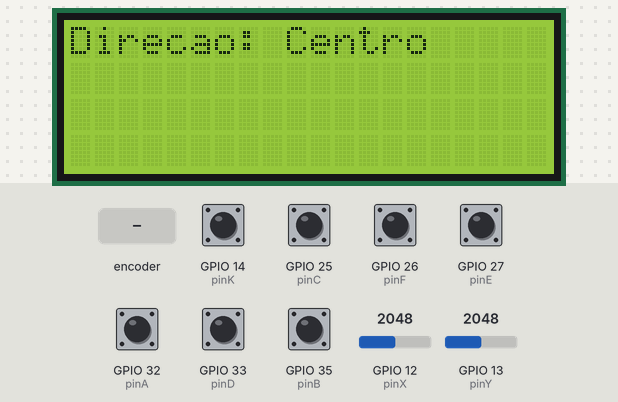
Bench run of a program on a simulated ESP32. Parts: 20×4 character LCD. Inputs (shaded band) come from the test bench; at power-on: GPIO 14 (pinK), GPIO 25 (pinC), GPIO 26 (pinF), GPIO 27 (pinE), GPIO 32 (pinA), GPIO 33 (pinD), GPIO 35 (pinB) HIGH, GPIO 12 (pinX) = 2048, GPIO 13 (pinY) = 2048. WiFi joins after 1.5 s; servers stay silent unless stated; no MQTT or app messages arrive unless stated; what the program prints to the serial monitor is not drawn.

Above: at 2.8 s.
2.9 s: GPIO 14 (pinK) pulled LOW for 0.15 s
At 5.7 s:
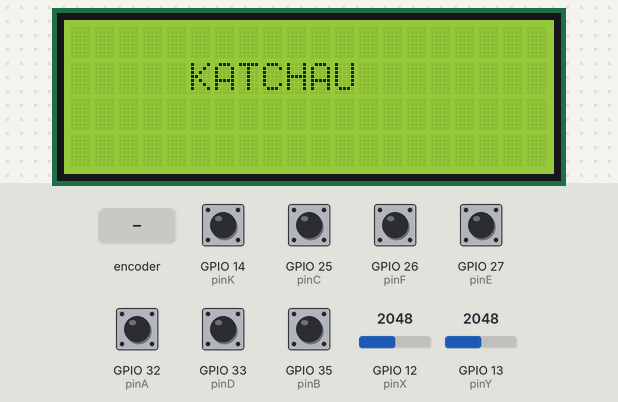
6.0 s: rotary encoder on GPIO 32 (pinA) / GPIO 35 (pinB) turned 1 step (first pin leading)
At 7.4 s:
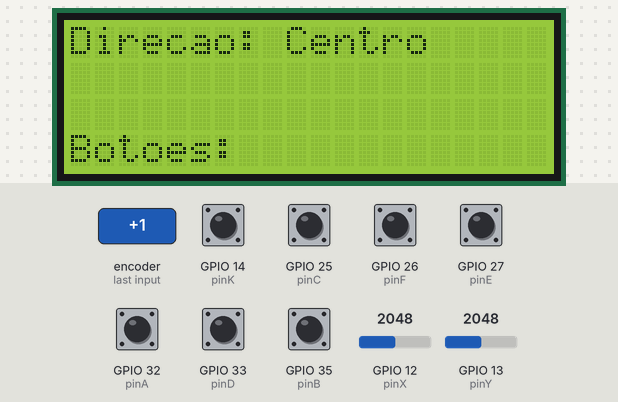
7.7 s: GPIO 25 (pinC) pulled LOW for 0.15 s
At 7.97 s:
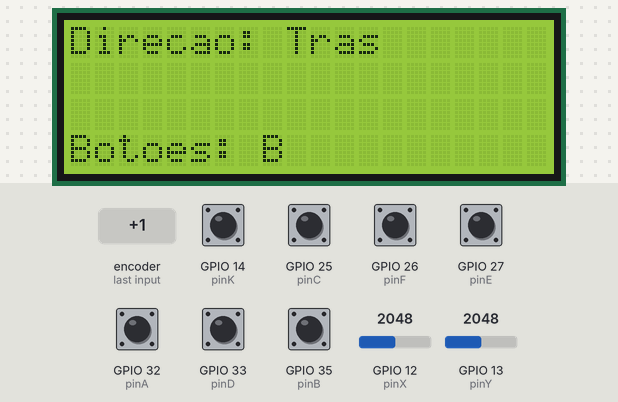
9.5 s: GPIO 26 (pinF) pulled LOW for 0.15 s
At 10.6 s:
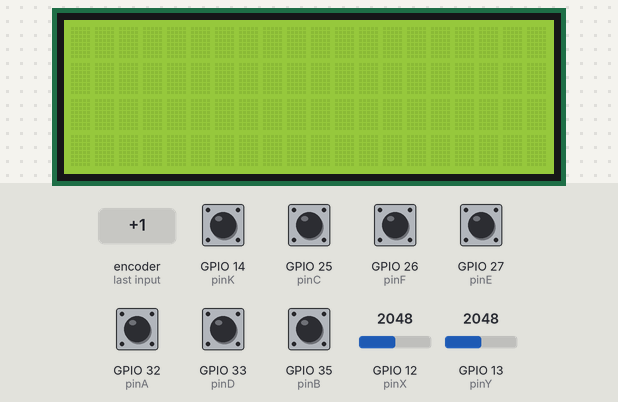
11.3 s: GPIO 33 (pinD) pulled LOW for 0.15 s
At 11.58 s:
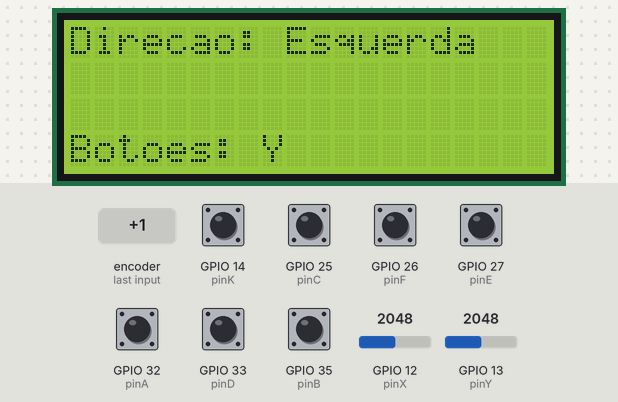
13.1 s: GPIO 14 (pinK) pulled LOW for 1 s
At 17.4 s:
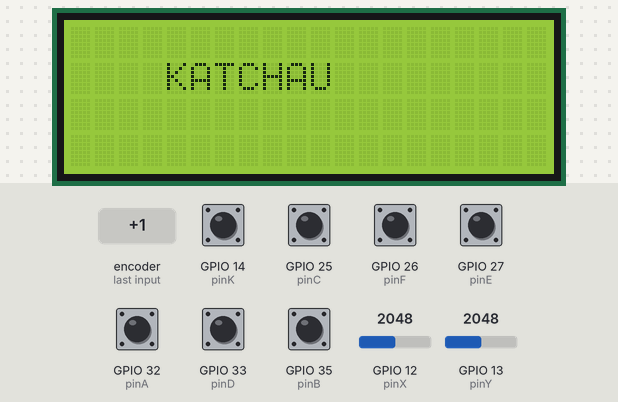
Timing chart, 0 to 18.9 s (numbered marks = the images above; inputs shaded):
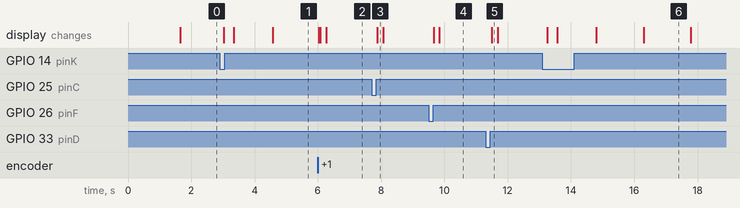

The program:

main.cpp
```cpp
#include <ArduinoJson.h>
#include <WiFi.h>
#include <WiFiClientSecure.h>
#include <PubSubClient.h>
#include <senhas.h>
#include <internet.h>
#include <certificados.h>
#include <LiquidCrystal_I2C.h>
#include <Bounce2.h>

const int mqttPort = 8883;
const char *mqtt_Topic_pub = "senai134/comandos";

WiFiClientSecure net;
PubSubClient client(net);
LiquidCrystal_I2C lcd(0x27, 20, 4);

#define pinA 32
#define pinB 35
#define pinC 25
#define pinD 33
#define pinE 27
#define pinF 26
#define pinK 14

#define pinX 12
#define pinY 13

int ultimoA = 0, ultimoB = 0, ultimoC = 0, ultimoD = 0;
int ultimoE = 0, ultimoF = 0, ultimoK = 0;
int ultimoX = 0, ultimoY = 0;

unsigned long tempoWiFi = 0;
unsigned long tempoMQTT = 0;
unsigned long tempoLCD = 0;

String ultimaDirecao = "";
int ultimoLCD_X = -1;
int ultimoLCD_Y = -1;
String ultimaLinhaBotoes = "";

bool modoKatchau = false;
bool estadoRaio = false;
unsigned long tempoKatchau = 0;

void mostrarKatchau()
{
  if (millis() - tempoKatchau > 1500)
  {
    tempoKatchau = millis();
    estadoRaio = !estadoRaio;
  }

  lcd.clear();
  lcd.setCursor(3, 1);

  if (estadoRaio)
    lcd.print(" KATCHAU ");
  else
    lcd.print("  KATCHAU  ");
}

void conectarWiFi()
{
  Serial.print("Conectando ao Wi-Fi ");
  Serial.println(SSID);

  WiFi.begin(SSID, SENHA);

  while (WiFi.status() != WL_CONNECTED)
  {
    if (millis() - tempoWiFi >= 500)
    {
      tempoWiFi = millis();
      Serial.print(".");
    }
  }

  Serial.println("\nWi-Fi conectado!");
  Serial.print("IP: ");
  Serial.println(WiFi.localIP());
}

void conectarMQTT()
{
  while (!client.connected())
  {
    Serial.print("Conectando ao broker MQTT AWS...");

    if (client.connect("ESP32S3_Client"))
    {
      Serial.println("Conectado ao MQTT!");
    }
    else
    {
      Serial.print("Falha, rc=");
      Serial.print(client.state());
      Serial.println(" Tentando novamente em 3 segundos...");

      tempoMQTT = millis();
      while (millis() - tempoMQTT < 3000)
      {
      }
    }
  }
}

void enviarJSON(int A, int B, int C, int D, int E, int F, int K, int X, int Y)
{
  JsonDocument doc;

  doc["botaoA"] = A;
  doc["botaoB"] = B;
  doc["botaoC"] = C;
  doc["botaoD"] = D;
  doc["botaoE"] = E;
  doc["botaoF"] = F;
  doc["botaoK"] = K;

  JsonObject joystick = doc["joystick"].to<JsonObject>();
  joystick["X"] = X;
  joystick["Y"] = Y;

  String jsonString;
  serializeJson(doc, jsonString);

  client.publish(mqtt_Topic_pub, jsonString.c_str());
}

void setup()
{
  lcd.init();
  lcd.backlight();

  lcd.setCursor(0, 0);
  lcd.print("Direcao:");

  Serial.begin(9600);
  Serial.println("Iniciando sistema...");

  pinMode(pinA, INPUT_PULLUP);
  pinMode(pinB, INPUT_PULLUP);
  pinMode(pinC, INPUT_PULLUP);
  pinMode(pinD, INPUT_PULLUP);
  pinMode(pinE, INPUT_PULLUP);
  pinMode(pinF, INPUT_PULLUP);
  pinMode(pinK, INPUT_PULLUP);

  conectarWiFi();

  net.setCACert(AWS_ROOT_CA);
  net.setCertificate(AWS_CERT);
  net.setPrivateKey(AWS_KEY);

  client.setServer(AWS_BROKER, mqttPort);
  client.setBufferSize(2048);

  conectarMQTT();

  Serial.println("Sistema pronto!");
}

void loop()
{
  if (!client.connected())
    conectarMQTT();
  client.loop();

  int A = !digitalRead(pinA);
  int B = !digitalRead(pinB);
  int C = !digitalRead(pinC);
  int D = !digitalRead(pinD);
  int E = !digitalRead(pinE);
  int F = !digitalRead(pinF);
  int K = !digitalRead(pinK);

  int X = analogRead(pinX);
  int Y = analogRead(pinY);

  if (abs(X - ultimoX) < 5)
    X = ultimoX;
  if (abs(Y - ultimoY) < 5)
    Y = ultimoY;

  if (A != ultimoA || B != ultimoB || C != ultimoC || D != ultimoD ||
      E != ultimoE || F != ultimoF || K != ultimoK ||
      abs(X - ultimoX) > 50 || abs(Y - ultimoY) > 50)
  {
    enviarJSON(A, B, C, D, E, F, K, X, Y);

    ultimoA = A;
    ultimoB = B;
    ultimoC = C;
    ultimoD = D;
    ultimoE = E;
    ultimoF = F;
    ultimoK = K;
    ultimoX = X;
    ultimoY = Y;
  }

  if (modoKatchau)
  {
    mostrarKatchau();

    if (A || B || C || D || E || F || abs(X - ultimoX) > 50 || abs(Y - ultimoY) > 50)
    {
      modoKatchau = false;
      lcd.clear();
    }
    return;
  }

  if (millis() - tempoLCD >= 200)
  {
    tempoLCD = millis();

    static bool estavaF = false; // detecta transição soltar/apertar

    if (F)
    {
      // Se acabou de apertar F, limpa a tela uma vez
      if (!estavaF)
      {
        lcd.clear();
        estavaF = true;
      }

      // Mostra ESPERANDO CARGA no centro
      lcd.setCursor(2, 0);
      lcd.print("ESPERANDO");
      lcd.setCursor(4, 1);
      lcd.print("CARGA");

      return; // Não deixa mostrar mais nada enquanto F está apertado
    }
    else
    {
      // Quando soltar o F → limpa a tela UMA VEZ e volta ao normal
      if (estavaF)
      {
        lcd.clear();
        estavaF = false;
      }
    }

    String direcao = "Centro";

    if (A)
      direcao = "Frente";
    else if (B)
      direcao = "Direita";
    else if (C)
      direcao = "Tras";
    else if (D)
      direcao = "Esquerda";
    else if (K)
    {
      direcao = "Botao K";
      modoKatchau = true;
      lcd.clear();
      return;
    }

    if (direcao != ultimaDirecao)
    {
      lcd.setCursor(0, 0);
      lcd.print("Direcao:         ");
      lcd.setCursor(9, 0);
      lcd.print(direcao + "   ");
      ultimaDirecao = direcao;
    }

    /*if (X != ultimoLCD_X)
    {
      lcd.setCursor(0, 1);
      lcd.print("X:    ");
      lcd.setCursor(3, 1);
      lcd.print(X);
      ultimoLCD_X = X;
    }
*/
    /*if (Y != ultimoLCD_Y)
    {
      lcd.setCursor(0, 2);
      lcd.print("Y:    ");
      lcd.setCursor(3, 2);
      lcd.print(Y);
      ultimoLCD_Y = Y;
    }
*/
    String linhaBotoes = "";
    if (A)
      linhaBotoes += "X ";
    if (B)
      linhaBotoes += "A ";
    if (C)
      linhaBotoes += "B ";
    if (D)
      linhaBotoes += "Y ";
    if (F)
      linhaBotoes += "F ";
    if (K)
      linhaBotoes += "K ";

    if (linhaBotoes != ultimaLinhaBotoes)
    {
      lcd.setCursor(0, 3);
      lcd.print("Botoes:         ");
      lcd.setCursor(8, 3);
      lcd.print(linhaBotoes);
      ultimaLinhaBotoes = linhaBotoes;
    }
  }
}
```

certificados.h
```cpp
#include <Arduino.h>

const char *AWS_BROKER ="a2eiznyh7uyhh6-ats.iot.us-east-1.amazonaws.com";

//* ----------- AWS ROOT CA -----------------

static const char AWS_ROOT_CA[] PROGMEM = R"EOF(
-----BEGIN CERTIFICATE-----
MIIDQTCCAimgAwIBAgITBmyfz5m/jAo54vB4ikPmljZbyjANBgkqhkiG9w0BAQsF
ADA5MQswCQYDVQQGEwJVUzEPMA0GA1UEChMGQW1hem9uMRkwFwYDVQQDExBBbWF6
b24gUm9vdCBDQSAxMB4XDTE1MDUyNjAwMDAwMFoXDTM4MDExNzAwMDAwMFowOTEL
MAkGA1UEBhMCVVMxDzANBgNVBAoTBkFtYXpvbjEZMBcGA1UEAxMQQW1hem9uIFJv
b3QgQ0EgMTCCASIwDQYJKoZIhvcNAQEBBQADggEPADCCAQoCggEBALJ4gHHKeNXj
ca9HgFB0fW7Y14h29Jlo91ghYPl0hAEvrAIthtOgQ3pOsqTQNroBvo3bSMgHFzZM
9O6II8c+6zf1tRn4SWiw3te5djgdYZ6k/oI2peVKVuRF4fn9tBb6dNqcmzU5L/qw
IFAGbHrQgLKm+a/sRxmPUDgH3KKHOVj4utWp+UhnMJbulHheb4mjUcAwhmahRWa6
VOujw5H5SNz/0egwLX0tdHA114gk957EWW67c4cX8jJGKLhD+rcdqsq08p8kDi1L
93FcXmn/6pUCyziKrlA4b9v7LWIbxcceVOF34GfID5yHI9Y/QCB/IIDEgEw+OyQm
jgSubJrIqg0CAwEAAaNCMEAwDwYDVR0TAQH/BAUwAwEB/zAOBgNVHQ8BAf8EBAMC
AYYwHQYDVR0OBBYEFIQYzIU07LwMlJQuCFmcx7IQTgoIMA0GCSqGSIb3DQEBCwUA
A4IBAQCY8jdaQZChGsV2USggNiMOruYou6r4lK5IpDB/G/wkjUu0yKGX9rbxenDI
U5PMCCjjmCXPI6T53iHTfIUJrU6adTrCC2qJeHZERxhlbI1Bjjt/msv0tadQ1wUs
N+gDS63pYaACbvXy8MWy7Vu33PqUXHeeE6V/Uq2V8viTO96LXFvKWlJbYK8U90vv
o/ufQJVtMVT8QtPHRh8jrdkPSHCa2XV4cdFyQzR1bldZwgJcJmApzyMZFo6IQ6XU
5MsI+yMRQ+hDKXJioaldXgjUkK642M4UwtBV8ob2xJNDd2ZhwLnoQdeXeGADbkpy
rqXRfboQnoZsG4q5WTP468SQvvG5
-----END CERTIFICATE-----
)EOF";

static const char AWS_CERT[] PROGMEM = R"EOF(
-----BEGIN CERTIFICATE-----
MIIDWTCCAkGgAwIBAgIUc0uOusPcEGlUwc7Us6Dnb/B5+0kwDQYJKoZIhvcNAQEL
BQAwTTFLMEkGA1UECwxCQW1hem9uIFdlYiBTZXJ2aWNlcyBPPUFtYXpvbi5jb20g
SW5jLiBMPVNlYXR0bGUgU1Q9V2FzaGluZ3RvbiBDPVVTMB4XDTI1MDgwNjE3NDYw
OVoXDTQ5MTIzMTIzNTk1OVowHjEcMBoGA1UEAwwTQVdTIElvVCBDZXJ0aWZpY2F0
ZTCCASIwDQYJKoZIhvcNAQEBBQADggEPADCCAQoCggEBAMbUVNkMdWM5aM/ACyIL
Z16j1Jc7QPPrj+6KtoigrwaGWb6iD99mpkQcPlsthA/HA8xVoBLDBzV4cTT4vOMM
dy4zmzB11LVo/5JnwYg8Ix25O9DMYvPuWiZVCxJ80JudOHFdxbxvQNT6Poo7V39+
+scd5wTwYGwibeGesmS3pJZbGVHRP732rmDtiK7GMyAX7b8G7+vCkFASFDemUBFl
OdH6MWdJqO6u+2AGwpT+mXUGWKepgmX+E5vNAZZURCEbQtq+3oMFC0hV5bkv8flW
3vwplVl9d7BpwNWKLpezF3hGec85WJtxysU2qbYPotI7AhxKh4H+5/mZvOlzXTMS
mhECAwEAAaNgMF4wHwYDVR0jBBgwFoAUAA3K+Qj/Agb0bCEUvZlS6qaeFhwwHQYD
VR0OBBYEFLmo62xmvU7MTcAjM4XYD6do5tqFMAwGA1UdEwEB/wQCMAAwDgYDVR0P
AQH/BAQDAgeAMA0GCSqGSIb3DQEBCwUAA4IBAQBfqrtVzTwThG+UWi4AKQXe9lwB
HS0Y8KSnxC80XuiEpT7vAxpmxs89PFnJsiGj3Bp1RKQ8HXyP1JI1+FSgQixg0UFL
Bl6MZpcmAZP3FCaNDltTkHlB9fl7zbNoi1jeQr0j4CltbPuRHEvcRRGnbGwRMgQ+
lHJuzLvEw894mehRdD6Mf1I9EWBJd6Kq+/HT3bknulXUlyTyy3/7Q/01gfOVjFCj
OJXL2nmt03kWfvj7GBq2Lk3pwktMI8Q3h0uwI0CtZbhDi4lkiA8KXUtka3FG4ZHn
/zGXgKHjX7DUdSA9zjYZFVHm55i4gqTRaEiCqJ17D0ojFl73DW6hom2dhsPr
-----END CERTIFICATE-----

)EOF";

static const char AWS_KEY[] PROGMEM = R"EOF(
-----BEGIN RSA PRIVATE KEY-----
MIIEowIBAAKCAQEAxtRU2Qx1Yzloz8ALIgtnXqPUlztA8+uP7oq2iKCvBoZZvqIP
32amRBw+Wy2ED8cDzFWgEsMHNXhxNPi84wx3LjObMHXUtWj/kmfBiDwjHbk70Mxi
8+5aJlULEnzQm504cV3FvG9A1Po+ijtXf376xx3nBPBgbCJt4Z6yZLekllsZUdE/
vfauYO2IrsYzIBftvwbv68KQUBIUN6ZQEWU50foxZ0mo7q77YAbClP6ZdQZYp6mC
Zf4Tm80BllREIRtC2r7egwULSFXluS/x+Vbe/CmVWX13sGnA1Youl7MXeEZ5zzlY
m3HKxTaptg+i0jsCHEqHgf7n+Zm86XNdMxKaEQIDAQABAoIBAAVTDE6fqckVcXwW
vXWU7pi3NGs0WAHwLfOKXWb9PpKjKGYVeu1Vl2A9jWHtrxqpDq37IQU/mcLRzd5I
Ru6hl9Nx6Fb84MxW2nk2NBWM3rfeDP8Daib0HA/ouRouo3t3U1qd0zy/kfHiHaif
/DDa2qZYY6ZbNYnPxjeDg211CYBJNh2tRwNNtgTaKQAm71Xj2yZok+dfrydVA4C9
2uuWSK1V1qiB0ONvwQnRO0Qj25Z+mdKCwyoymb2bnQBg0BkAWVdxfscKchMcYQDh
EH9s7i0FS47tlN9V/Gd1Si+Vs5NDEsPkpCfw9rbLCRyUVRaj2TOUtNKFzNeYKMYX
lP4BoM0CgYEA9NaDXP6zL+MTqrZynroTLjiE4DSulocEDaQl46WMrgEd4CBSm9ph
YwUpHeYPGqyMwnjtCZ/hx7z8X00kU9rzcaupWLUFjwirHu5snZ79OgK/7MBYbinG
St9eeg3nKXCNJHnG9KnFzep9wrjWZj8+HRwtzOXqGtmVFrgvxAlel48CgYEAz+Tb
IdLZsSv+EGUndMU+NvQYaB5p0Ms36gWE2VIkprYXZTX5nnlL69rA5RpsQLzHJIjM
Rd8WndF9QP4XglDierbEGHh8emrHNE1OSaIOJHiKr7aW/W5Mj5Hbh3up60OU3LR+
fYgw7LLKa6PjE5bKJ77sGIQRZKAXREcXre+z5F8CgYEA0qp44V1uRLf4Rh0yRo0I
z+5ltpzd1DtcK3if+V6Ky3W+hQiKy/t9bDwWgtlfCa6KdxKhsnRVSw27gSzZIyXz
7kysK92maMomozi3UHBqpq2TAl0GOdPMAMRtgEvSKP/lEguOOxqRTnqDtzZflB66
jUWfyvvREUVCWQgmYWFGeNUCgYA7HcziVV7p7qSUbO9HWT9TyR2Xne5hHSiNN3yL
f7xEW8tTUIHm+n8IVnA7tcPKtOO8E9pilAmOXx/K93Yf7Hg6hPZGLxzWgr6atNDq
R1bWMCDfzoApGNBUkxll8VhkOhd+myTM9YlUBZNiAHx1+Y8KtlPUtNltT8jN9Zla
MKtq6QKBgGHE7xnD9RwN68HchosKTsejfjT5md3b+LHTQL3r88wZvtSHYbRR01f1
0iB1A5d5IOV8WdfbMEjli/S5Bg72JPMLCDAu9hw2c0amDWwDPNDm3r84l+OT34E7
sOmTAcJ9YYw1Jd+69n18WxzXZM5sFt8rf/XeH49FchuzsXhs/sFW
-----END RSA PRIVATE KEY-----
)EOF";
```

internet.h
```cpp
#ifndef INTERNET_H
#define INTERNET_H

void conecxaoWifi(void);
void checkWifi(void);

#endif
```

senhas.h
```cpp
#ifndef SENHAS_H
#define SENHAS_H

extern const char* SSID;
extern const char* SENHA;

#endif
```

internet.cpp
```cpp
#include <Arduino.h>
#include "Internet.h"
#include <WiFi.h>
#include "senhas.h"

//* --------- CONFIGURACAO DO WIFI ------- */

const unsigned long tempoEsperaConexao = 15000;  // Tempo máximo (em milissegundos) para tentar conectar ao WiFi
const unsigned long tempoEsperaReconexao = 5000;


void conecxaoWiFi()
{
  Serial.printf("Conectando ao Wifi: %s", SSID); // Imprime na serial o SSID da rede sendo conectada

  WiFi.begin(SSID, SENHA); // Inicia a conexão com a rede WiFi

  unsigned long tempoInicialWiFi = millis(); // Guarda o tempo em que a tentativa de conexão começou

  // Espera a conexão completar ou até o tempo limite ser atingido
  while (WiFi.status() != WL_CONNECTED && millis() - tempoInicialWiFi < tempoEsperaConexao)
  {
    Serial.print("."); // Imprime um ponto a cada meio segundo para indicar progresso
    delay(500);        // Aguarda 500 milissegundos antes de checar novamente
  }

  // Verifica se a conexão foi bem-sucedida
  if (WiFi.status() == WL_CONNECTED)
  {
    Serial.println("\nWiFi Conectado com sucesso! "); // Mensagem de sucesso
    Serial.println("Endereço IP: ");                  // Mostra o IP atribuído ao dispositivo
    Serial.println(WiFi.localIP());
  }
  else
  {
    // Caso não tenha conseguido conectar, mostra mensagem de erro
    Serial.println("\n Falha ao conectar ao WiFi. Verifique o nome da rede e a senha ");
  }
}

// Função para checar se o WiFi ainda está conectado
void checkWiFi()
{
  unsigned long tempoAtual = millis();                         // Obtém o tempo atual desde que o dispositivo foi ligado (em milissegundos)
  static unsigned long tempoUltimaConecxao = 0;                // Guarda o momento da última verificação da conexão WiFi

  if (tempoAtual - tempoUltimaConecxao > tempoEsperaReconexao) // Verifica se já se passou o tempo necessário desde a última verificação
  {
    if (WiFi.status() != WL_CONNECTED) // Se o WiFi foi desconectado
    {
      Serial.println("\nConexão Perdida! Tentando reconectar..."); // Informa que vai tentar reconectar
      conecxaoWiFi();                                              // Tenta reconectar
    }
    tempoUltimaConecxao = tempoAtual; // Atualiza o tempo da última verificação
  }
}
```

senhas.cpp
```cpp
#include "senhas.h"

const char* SSID = "SENAI IoT";
const char* SENHA = "info@IoT";
```

Measured:
- after the input at 2.9 s, the display: first changes after 0.13 s (image 1 shows a later state)
- after the input at 6.0 s, the display: first changes at once (image 2 shows a later state)
- after the input at 7.7 s, the display: changes after 0.18 s (image 3)
- after the input at 9.5 s, the display: first changes after 0.16 s (image 4 shows a later state)
- after the input at 11.3 s, the display: changes after 0.19 s (image 5)
- after the input at 13.1 s, the display: first changes after 0.15 s (image 6 shows a later state)
